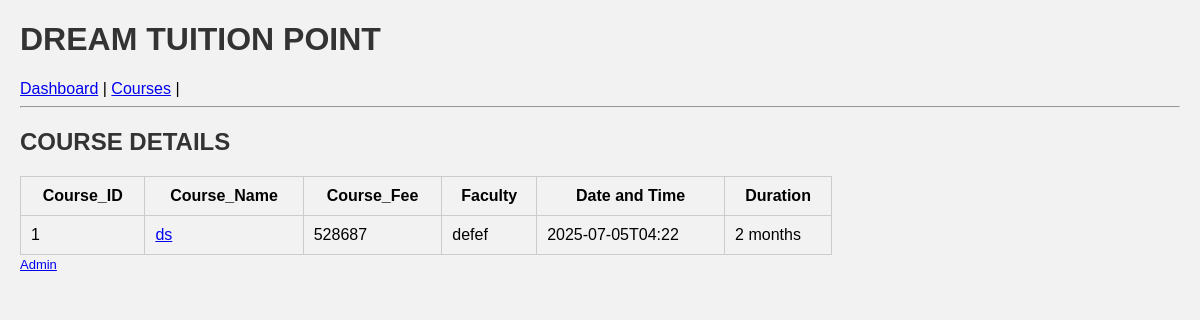
The page /available_courses on the database as committed earlier.
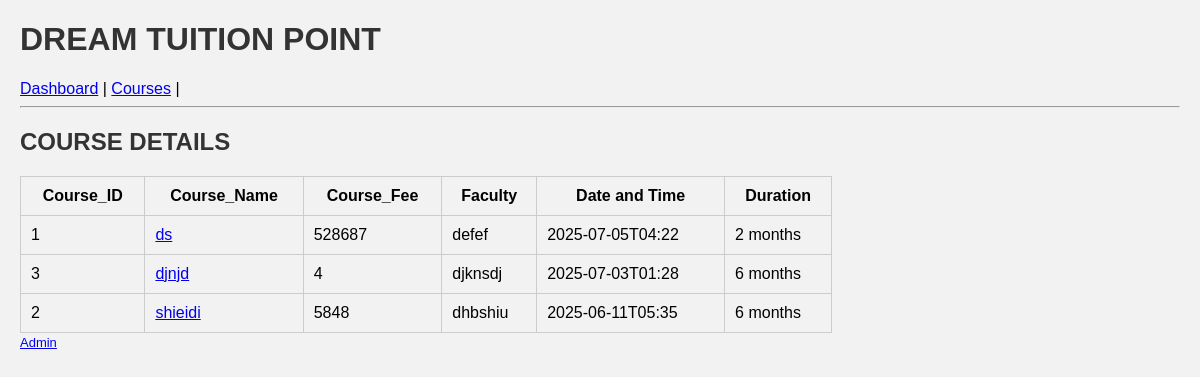
The same page on the database as committed later.
### tables this page shows
CREATE TABLE courses (
    course_id int PRIMARY KEY,
    course_name TEXT NOT NULL,
    fees INTEGER NOT NULL,
    faculty_name TEXT NOT NULL,
    datetime_value TEXT NOT NULL,
    duration TEXT NOT NULL
);

### app.py (the view)
@app.route('/available_courses')
def available_courses():
    conn = sqlite3.connect('database.db')
    cur = conn.cursor()
    cur.execute("SELECT * FROM courses")
    courses = cur.fetchall()
    conn.close()
    return render_template('student/courses.html', courses=courses)

### app.py (called while the page is built)
@app.before_request
def set_role():
    session.setdefault('role', 'student')  # or 'student'

### templates/student/courses.html
{% extends "layout.html" %}
{% block content %}
<h2>COURSE DETAILS</h2>
<table border="1">
    <tr>
        <th>Course_ID</th>
        <th>Course_Name</th>
        <th>Course_Fee</th>
        <th>Faculty</th>
        <th>Date and Time</th>
        <th>Duration</th>
    </tr>
    {% for course in courses %}
    <tr>
        <td>{{ course[0] }}</td>
        <td><a href="{{ url_for('course_details', course_id=course[0]) }}">{{ course[1] }}</a></td>
        <td>{{ course[2] }}</td>
        <td>{{ course[3] }}</td>
        <td>{{ course[4] }}</td>
        <td>{{ course[5] }}</td>
    </tr>
    {% endfor %}
</table>
{% endblock %}

Rows that differ between the two databases and show on the page:
added courses: course_id "3", course_name "djnjd", fees "4", faculty_name "djknsdj", datetime_value "2025-07-03T01:28", duration "6 months"
added courses: course_id "2", course_name "shieidi", fees "5848", faculty_name "dhbshiu", datetime_value "2025-06-11T05:35", duration "6 months"
